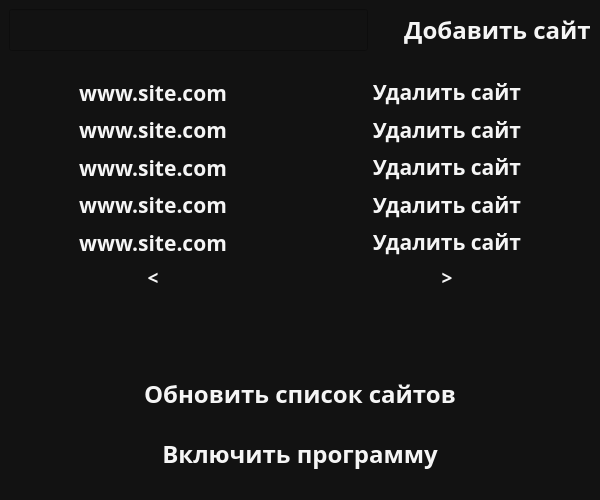
<?xml version="1.0" encoding="UTF-8"?>
<ui version="4.0">
 <class>MainWindow</class>
 <widget class="QMainWindow" name="MainWindow">
  <property name="enabled">
   <bool>true</bool>
  </property>
  <property name="geometry">
   <rect>
    <x>0</x>
    <y>0</y>
    <width>600</width>
    <height>500</height>
   </rect>
  </property>
  <property name="minimumSize">
   <size>
    <width>600</width>
    <height>500</height>
   </size>
  </property>
  <property name="maximumSize">
   <size>
    <width>900</width>
    <height>750</height>
   </size>
  </property>
  <property name="windowTitle">
   <string>Switch Site</string>
  </property>
  <property name="windowIcon">
   <iconset resource="config.qrc">
    <normaloff>:/icon/files/config/app/icon.png</normaloff>:/icon/files/config/app/icon.png</iconset>
  </property>
  <property name="styleSheet">
   <string notr="true">QWidget {
    color: whitesmoke;
    background-color: #121212;
    font-family: Rubik;
    font-size: 18pt;
    font-weight: 600;
}

QPushButton {
    background-color: transparent;
    border: none;
}

QPushButton:hover {
    background-color: #666;
}

QPushButton:pressed {
    background-color: #888;
}</string>
  </property>
  <widget class="QWidget" name="centralwidget">
   <property name="styleSheet">
    <string notr="true"/>
   </property>
   <layout class="QVBoxLayout" name="verticalLayout_2">
    <item>
     <layout class="QHBoxLayout" name="horizontalLayout">
      <item>
       <widget class="QLineEdit" name="le_site_rq">
        <property name="sizePolicy">
         <sizepolicy hsizetype="Expanding" vsizetype="Maximum">
          <horstretch>0</horstretch>
          <verstretch>0</verstretch>
         </sizepolicy>
        </property>
        <property name="text">
         <string/>
        </property>
       </widget>
      </item>
      <item>
       <spacer name="horizontalSpacer">
        <property name="orientation">
         <enum>Qt::Orientation::Horizontal</enum>
        </property>
        <property name="sizeType">
         <enum>QSizePolicy::Policy::Fixed</enum>
        </property>
        <property name="sizeHint" stdset="0">
         <size>
          <width>30</width>
          <height>1</height>
         </size>
        </property>
       </spacer>
      </item>
      <item>
       <widget class="QPushButton" name="add_site">
        <property name="sizePolicy">
         <sizepolicy hsizetype="Fixed" vsizetype="Maximum">
          <horstretch>0</horstretch>
          <verstretch>0</verstretch>
         </sizepolicy>
        </property>
        <property name="cursor">
         <cursorShape>PointingHandCursor</cursorShape>
        </property>
        <property name="text">
         <string>Добавить сайт</string>
        </property>
        <property name="shortcut">
         <string>Return</string>
        </property>
       </widget>
      </item>
     </layout>
    </item>
    <item>
     <spacer name="verticalSpacer_4">
      <property name="orientation">
       <enum>Qt::Orientation::Vertical</enum>
      </property>
      <property name="sizeType">
       <enum>QSizePolicy::Policy::Fixed</enum>
      </property>
      <property name="sizeHint" stdset="0">
       <size>
        <width>20</width>
        <height>20</height>
       </size>
      </property>
     </spacer>
    </item>
    <item>
     <layout class="QGridLayout" name="gridLayout">
      <item row="4" column="1">
       <widget class="QPushButton" name="btn_delete_site_3">
        <property name="sizePolicy">
         <sizepolicy hsizetype="Minimum" vsizetype="Maximum">
          <horstretch>0</horstretch>
          <verstretch>0</verstretch>
         </sizepolicy>
        </property>
        <property name="cursor">
         <cursorShape>PointingHandCursor</cursorShape>
        </property>
        <property name="styleSheet">
         <string notr="true">font-size: 16pt;
border: none</string>
        </property>
        <property name="text">
         <string>Удалить сайт</string>
        </property>
       </widget>
      </item>
      <item row="5" column="1">
       <widget class="QPushButton" name="btn_delete_site_4">
        <property name="sizePolicy">
         <sizepolicy hsizetype="Minimum" vsizetype="Maximum">
          <horstretch>0</horstretch>
          <verstretch>0</verstretch>
         </sizepolicy>
        </property>
        <property name="cursor">
         <cursorShape>PointingHandCursor</cursorShape>
        </property>
        <property name="styleSheet">
         <string notr="true">font-size: 16pt;
border: none</string>
        </property>
        <property name="text">
         <string>Удалить сайт</string>
        </property>
       </widget>
      </item>
      <item row="3" column="0">
       <widget class="QLabel" name="lbl_site_list_2">
        <property name="sizePolicy">
         <sizepolicy hsizetype="Preferred" vsizetype="Expanding">
          <horstretch>0</horstretch>
          <verstretch>0</verstretch>
         </sizepolicy>
        </property>
        <property name="layoutDirection">
         <enum>Qt::LayoutDirection::LeftToRight</enum>
        </property>
        <property name="styleSheet">
         <string notr="true">font-size: 16pt;
border: none</string>
        </property>
        <property name="text">
         <string>www.site.com</string>
        </property>
        <property name="alignment">
         <set>Qt::AlignmentFlag::AlignCenter</set>
        </property>
       </widget>
      </item>
      <item row="5" column="0">
       <widget class="QLabel" name="lbl_site_list_4">
        <property name="sizePolicy">
         <sizepolicy hsizetype="Preferred" vsizetype="Expanding">
          <horstretch>0</horstretch>
          <verstretch>0</verstretch>
         </sizepolicy>
        </property>
        <property name="layoutDirection">
         <enum>Qt::LayoutDirection::LeftToRight</enum>
        </property>
        <property name="styleSheet">
         <string notr="true">font-size: 16pt;
border: none</string>
        </property>
        <property name="text">
         <string>www.site.com</string>
        </property>
        <property name="alignment">
         <set>Qt::AlignmentFlag::AlignCenter</set>
        </property>
       </widget>
      </item>
      <item row="2" column="0">
       <widget class="QLabel" name="lbl_site_list_1">
        <property name="sizePolicy">
         <sizepolicy hsizetype="Preferred" vsizetype="Expanding">
          <horstretch>0</horstretch>
          <verstretch>0</verstretch>
         </sizepolicy>
        </property>
        <property name="layoutDirection">
         <enum>Qt::LayoutDirection::LeftToRight</enum>
        </property>
        <property name="styleSheet">
         <string notr="true">font-size: 16pt;
border: none</string>
        </property>
        <property name="text">
         <string>www.site.com</string>
        </property>
        <property name="alignment">
         <set>Qt::AlignmentFlag::AlignCenter</set>
        </property>
       </widget>
      </item>
      <item row="7" column="1">
       <widget class="QPushButton" name="btn_next_page">
        <property name="cursor">
         <cursorShape>PointingHandCursor</cursorShape>
        </property>
        <property name="styleSheet">
         <string notr="true">font-size: 14pt
</string>
        </property>
        <property name="text">
         <string>&gt;</string>
        </property>
        <property name="shortcut">
         <string>PgUp</string>
        </property>
        <property name="checkable">
         <bool>false</bool>
        </property>
       </widget>
      </item>
      <item row="2" column="1">
       <widget class="QPushButton" name="btn_delete_site_1">
        <property name="sizePolicy">
         <sizepolicy hsizetype="Minimum" vsizetype="Maximum">
          <horstretch>0</horstretch>
          <verstretch>0</verstretch>
         </sizepolicy>
        </property>
        <property name="cursor">
         <cursorShape>PointingHandCursor</cursorShape>
        </property>
        <property name="styleSheet">
         <string notr="true">font-size: 16pt;
border: none</string>
        </property>
        <property name="text">
         <string>Удалить сайт</string>
        </property>
       </widget>
      </item>
      <item row="4" column="0">
       <widget class="QLabel" name="lbl_site_list_3">
        <property name="sizePolicy">
         <sizepolicy hsizetype="Preferred" vsizetype="Expanding">
          <horstretch>0</horstretch>
          <verstretch>0</verstretch>
         </sizepolicy>
        </property>
        <property name="layoutDirection">
         <enum>Qt::LayoutDirection::LeftToRight</enum>
        </property>
        <property name="styleSheet">
         <string notr="true">font-size: 16pt;
border: none</string>
        </property>
        <property name="text">
         <string>www.site.com</string>
        </property>
        <property name="alignment">
         <set>Qt::AlignmentFlag::AlignCenter</set>
        </property>
       </widget>
      </item>
      <item row="3" column="1">
       <widget class="QPushButton" name="btn_delete_site_2">
        <property name="sizePolicy">
         <sizepolicy hsizetype="Minimum" vsizetype="Maximum">
          <horstretch>0</horstretch>
          <verstretch>0</verstretch>
         </sizepolicy>
        </property>
        <property name="cursor">
         <cursorShape>PointingHandCursor</cursorShape>
        </property>
        <property name="styleSheet">
         <string notr="true">font-size: 16pt;
border: none</string>
        </property>
        <property name="text">
         <string>Удалить сайт</string>
        </property>
       </widget>
      </item>
      <item row="6" column="1">
       <widget class="QPushButton" name="btn_delete_site_5">
        <property name="sizePolicy">
         <sizepolicy hsizetype="Minimum" vsizetype="Maximum">
          <horstretch>0</horstretch>
          <verstretch>0</verstretch>
         </sizepolicy>
        </property>
        <property name="cursor">
         <cursorShape>PointingHandCursor</cursorShape>
        </property>
        <property name="styleSheet">
         <string notr="true">font-size: 16pt;
border: none</string>
        </property>
        <property name="text">
         <string>Удалить сайт</string>
        </property>
       </widget>
      </item>
      <item row="6" column="0">
       <widget class="QLabel" name="lbl_site_list_5">
        <property name="sizePolicy">
         <sizepolicy hsizetype="Preferred" vsizetype="Expanding">
          <horstretch>0</horstretch>
          <verstretch>0</verstretch>
         </sizepolicy>
        </property>
        <property name="layoutDirection">
         <enum>Qt::LayoutDirection::LeftToRight</enum>
        </property>
        <property name="styleSheet">
         <string notr="true">font-size: 16pt;
border: none</string>
        </property>
        <property name="text">
         <string>www.site.com</string>
        </property>
        <property name="alignment">
         <set>Qt::AlignmentFlag::AlignCenter</set>
        </property>
       </widget>
      </item>
      <item row="7" column="0">
       <widget class="QPushButton" name="btn_become_page">
        <property name="styleSheet">
         <string notr="true">font-size: 14pt;</string>
        </property>
        <property name="text">
         <string>&lt;</string>
        </property>
        <property name="shortcut">
         <string>PgDown</string>
        </property>
       </widget>
      </item>
     </layout>
    </item>
    <item>
     <layout class="QHBoxLayout" name="horizontalLayout_2"/>
    </item>
    <item>
     <spacer name="verticalSpacer">
      <property name="orientation">
       <enum>Qt::Orientation::Vertical</enum>
      </property>
      <property name="sizeType">
       <enum>QSizePolicy::Policy::Maximum</enum>
      </property>
      <property name="sizeHint" stdset="0">
       <size>
        <width>20</width>
        <height>80</height>
       </size>
      </property>
     </spacer>
    </item>
    <item>
     <widget class="QPushButton" name="btn_list_site">
      <property name="sizePolicy">
       <sizepolicy hsizetype="Minimum" vsizetype="Maximum">
        <horstretch>0</horstretch>
        <verstretch>0</verstretch>
       </sizepolicy>
      </property>
      <property name="cursor">
       <cursorShape>PointingHandCursor</cursorShape>
      </property>
      <property name="text">
       <string>Обновить список сайтов</string>
      </property>
     </widget>
    </item>
    <item>
     <spacer name="verticalSpacer_3">
      <property name="orientation">
       <enum>Qt::Orientation::Vertical</enum>
      </property>
      <property name="sizeType">
       <enum>QSizePolicy::Policy::Fixed</enum>
      </property>
      <property name="sizeHint" stdset="0">
       <size>
        <width>20</width>
        <height>20</height>
       </size>
      </property>
     </spacer>
    </item>
    <item>
     <layout class="QVBoxLayout" name="verticalLayout">
      <item>
       <widget class="QPushButton" name="btn_adctivate">
        <property name="sizePolicy">
         <sizepolicy hsizetype="Minimum" vsizetype="Maximum">
          <horstretch>0</horstretch>
          <verstretch>0</verstretch>
         </sizepolicy>
        </property>
        <property name="cursor">
         <cursorShape>PointingHandCursor</cursorShape>
        </property>
        <property name="text">
         <string>Включить программу</string>
        </property>
       </widget>
      </item>
      <item>
       <spacer name="verticalSpacer_2">
        <property name="orientation">
         <enum>Qt::Orientation::Vertical</enum>
        </property>
        <property name="sizeType">
         <enum>QSizePolicy::Policy::Fixed</enum>
        </property>
        <property name="sizeHint" stdset="0">
         <size>
          <width>20</width>
          <height>20</height>
         </size>
        </property>
       </spacer>
      </item>
     </layout>
    </item>
   </layout>
  </widget>
 </widget>
 <resources>
  <include location="config.qrc"/>
 </resources>
 <connections/>
</ui>
